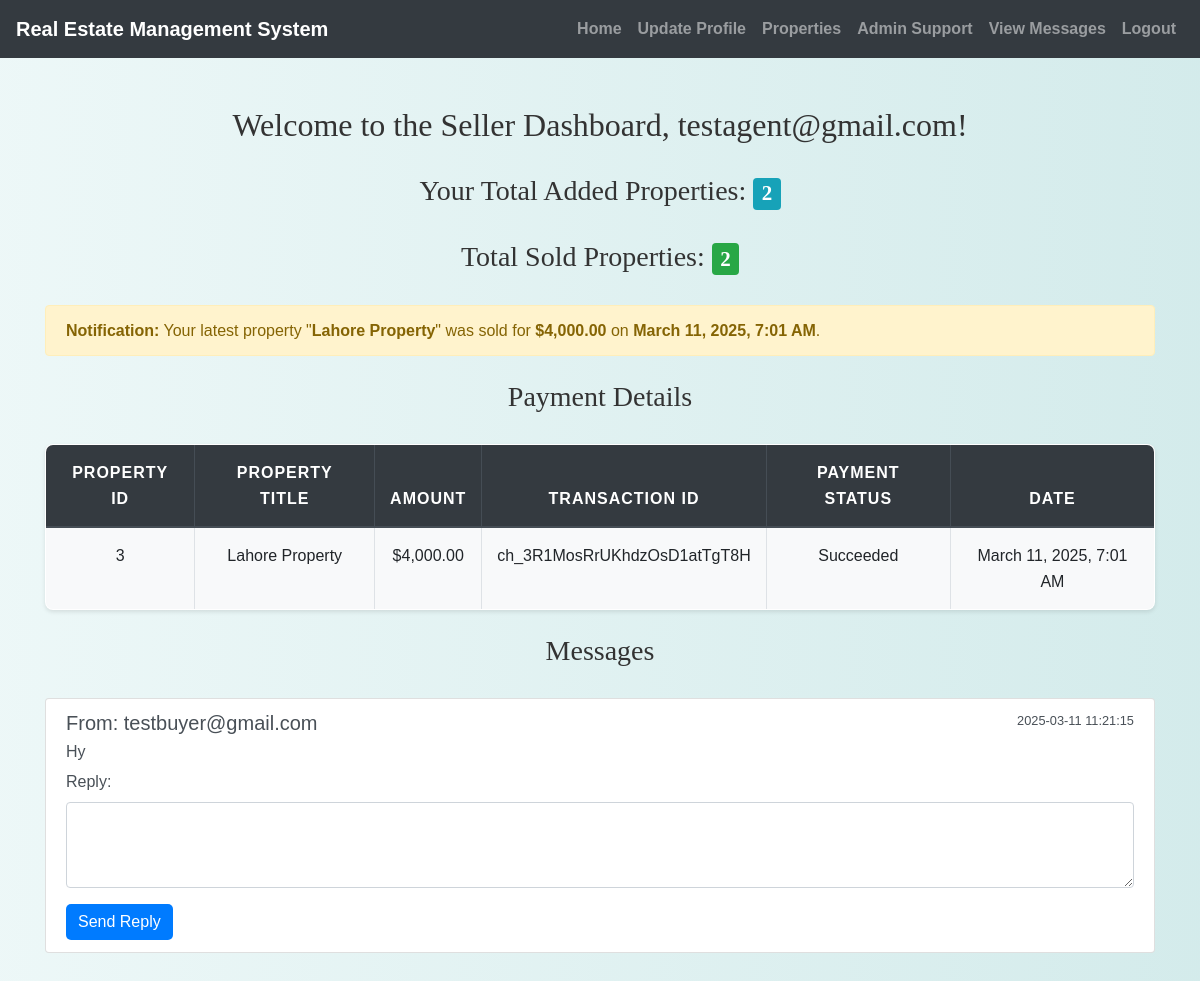
The page /seller/seller_dashboard.php (signed in) on the database its author committed.
### tables this page shows
CREATE TABLE `payments` (
  `payment_id` int(11) NOT NULL,
  `buyer_id` int(11) NOT NULL,
  `property_id` int(11) NOT NULL,
  `amount` decimal(10,2) NOT NULL,
  `transaction_id` varchar(255) NOT NULL,
  `payment_status` enum('Succeeded','Failed') NOT NULL,
  `payment_date` timestamp NOT NULL DEFAULT current_timestamp()
);

CREATE TABLE `properties` (
  `property_id` int(11) NOT NULL,
  `user_id` int(11) DEFAULT NULL,
  `title` varchar(255) NOT NULL,
  `description` text NOT NULL,
  `location` varchar(255) NOT NULL,
  `price` decimal(10,2) NOT NULL,
  `property_type` enum('rent','sale') NOT NULL,
  `amenities` text DEFAULT NULL,
  `image` varchar(255) DEFAULT NULL,
  `bedrooms` int(11) NOT NULL,
  `latitude` decimal(10,8) NOT NULL,
  `longitude` decimal(11,8) NOT NULL,
  `status` enum('Active','Sold') DEFAULT 'Active'
);

CREATE TABLE `messages` (
  `id` int(11) NOT NULL,
  `sender_id` int(11) NOT NULL,
  `receiver_id` int(11) NOT NULL,
  `message_text` text DEFAULT NULL,
  `sent_datetime` datetime DEFAULT current_timestamp(),
  `reply_text` text DEFAULT NULL,
  `reply_datetime` datetime DEFAULT NULL
);

CREATE TABLE `users` (
  `id` int(11) NOT NULL,
  `username` varchar(50) NOT NULL,
  `password` varchar(255) NOT NULL,
  `email` varchar(100) NOT NULL,
  `phone` varchar(20) NOT NULL,
  `age` int(11) DEFAULT NULL,
  `bio` text DEFAULT NULL,
  `expertise` varchar(255) DEFAULT NULL,
  `user_type` varchar(50) DEFAULT NULL,
  `status` enum('Pending','Approved') NOT NULL DEFAULT 'Pending'
);

### seller/seller_dashboard.php (the view, shortened to what this page needs)
<?php
include('config.php');
$sql = "SELECT COUNT(*) AS total_properties FROM Properties WHERE user_id = ?";
if ($stmt = mysqli_prepare($conn, $sql)) {
    mysqli_stmt_bind_param($stmt, "i", $_SESSION["id"]);
    mysqli_stmt_execute($stmt);
    $result = mysqli_stmt_get_result($stmt);
    $row = mysqli_fetch_assoc($result);
    $total_properties = $row['total_properties'];
}
$sql = "SELECT COUNT(*) AS total_sold FROM Properties WHERE user_id = ? AND status = 'Sold'";
if ($stmt = mysqli_prepare($conn, $sql)) {
    mysqli_stmt_bind_param($stmt, "i", $_SESSION["id"]);
    mysqli_stmt_execute($stmt);
    $result = mysqli_stmt_get_result($stmt);
    $row = mysqli_fetch_assoc($result);
    $total_sold = $row['total_sold'];
} else {
    $total_sold = 0;
}
$sql = "SELECT p.property_id, p.title, py.amount, py.transaction_id, py.payment_status, py.payment_date
        FROM Payments py
        JOIN Properties p ON py.property_id = p.property_id
        WHERE p.user_id = ?
        ORDER BY py.payment_date DESC";
if ($stmt = mysqli_prepare($conn, $sql)) {
    mysqli_stmt_bind_param($stmt, "i", $_SESSION["id"]);
    mysqli_stmt_execute($stmt);
    $result = mysqli_stmt_get_result($stmt);
    $payments = mysqli_fetch_all($result, MYSQLI_ASSOC);
}
$sql = "SELECT p.title, py.amount, py.payment_date
        FROM Payments py
        JOIN Properties p ON py.property_id = p.property_id
        WHERE p.user_id = ?
        ORDER BY py.payment_date DESC LIMIT 1";
if ($stmt = mysqli_prepare($conn, $sql)) {
    mysqli_stmt_bind_param($stmt, "i", $_SESSION["id"]);
    mysqli_stmt_execute($stmt);
    $result = mysqli_stmt_get_result($stmt);
    $latest_sold = mysqli_fetch_assoc($result);
}
$sql = "SELECT m.*, u.email AS sender_email FROM messages m
        JOIN users u ON m.sender_id = u.id
        WHERE receiver_id = ? ORDER BY sent_datetime DESC";
if ($stmt = mysqli_prepare($conn, $sql)) {
    mysqli_stmt_bind_param($stmt, "i", $_SESSION["id"]);
    mysqli_stmt_execute($stmt);
    $result = mysqli_stmt_get_result($stmt);
    $messages = mysqli_fetch_all($result, MYSQLI_ASSOC);
}
?>
<!DOCTYPE html>
<html>
<head>
    <link rel="stylesheet" href="https://maxcdn.bootstrapcdn.com/bootstrap/4.5.2/css/bootstrap.min.css">
    <link rel="stylesheet" href="./css/style.css">
</head>
<body>
<?php include('navbar.php'); ?>
    <div class="container mt-5 mb-5">
        <h2>Welcome to the Seller Dashboard, <?php echo htmlspecialchars($_SESSION["email"]); ?>!</h2>
        <h3 class="mt-4">Your Total Added Properties:
            <span class="badge badge-info"><?php echo $total_properties; ?></span>
        </h3>
        <h3 class="mt-4">Total Sold Properties:
            <span class="badge badge-success"><?php echo $total_sold; ?></span>
        </h3>
        <?php if ($latest_sold) : ?>
            <div class="alert alert-warning mt-4">
                <strong>Notification:</strong> Your latest property "<b><?php echo htmlspecialchars($latest_sold['title']); ?></b>"
                was sold for <b>$<?php echo number_format($latest_sold['amount'], 2); ?></b> on
                <b><?php echo date("F j, Y, g:i A", strtotime($latest_sold['payment_date'])); ?></b>.
            </div>
        <?php endif; ?>
        <h3 class="mt-4">Payment Details</h3>
        <table class="table table-bordered">
            <thead class="thead-dark">
                <tr>
                    <th>Property ID</th>
                    <th>Property Title</th>
                    <th>Amount</th>
                    <th>Transaction ID</th>
                    <th>Payment Status</th>
                    <th>Date</th>
                </tr>
            </thead>
            <tbody>
                <?php foreach ($payments as $payment) : ?>
                    <tr>
                        <td><?php echo $payment['property_id']; ?></td>
                        <td><?php echo htmlspecialchars($payment['title']); ?></td>
                        <td>$<?php echo number_format($payment['amount'], 2); ?></td>
                        <td><?php echo htmlspecialchars($payment['transaction_id']); ?></td>
                        <td><?php echo htmlspecialchars($payment['payment_status']); ?></td>
                        <td><?php echo date("F j, Y, g:i A", strtotime($payment['payment_date'])); ?></td>
                    </tr>
                <?php endforeach; ?>
            </tbody>
        </table>
        <h3 class="mt-4">Messages</h3>
        <div class="list-group">
            <?php foreach ($messages as $message) : ?>
                <div class="list-group-item list-group-item-action">
                    <div class="d-flex w-100 justify-content-between">
                        <h5 class="mb-1">From: <?php echo htmlspecialchars($message['sender_email']); ?></h5>
                        <small><?php echo htmlspecialchars($message['sent_datetime']); ?></small>
                    </div>
                    <p class="mb-1"><?php echo htmlspecialchars($message['message_text']); ?></p>
                    <?php if (empty($message['reply_text'])) : ?>
                        <form action="seller_dashboard.php" method="post">
                            <div class="form-group">
                                <label for="reply_text">Reply:</label>
                                <textarea class="form-control" id="reply_text" name="reply_text" rows="3" required></textarea>
                            </div>
                            <button type="submit" class="btn btn-primary">Send Reply</button>
                        </form>
                    <?php endif; ?>
                </div>
            <?php endforeach; ?>
        </div>
    </div>
</body>
</html>

### seller/css/style.css (style rules this page uses)
body { background: linear-gradient(90deg, rgba(233, 246, 246, 0.831), rgba(207, 233, 233, 0.9)); font-family: 'Arial', sans-serif; color: #333; line-height: 1.6; }
h1, h2, h3, h4 { text-align: center; margin-top: 30px; margin-bottom: 30px; font-family: 'Georgia', serif; }
.container { margin-bottom: 40px; }
.table { width: 100%; border-collapse: collapse; margin-top: 20px; font-size: 16px; background-color: #ffffff; border-radius: 8px; overflow: hidden; box-shadow: 0 2px 4px rgba(0, 0, 0, 0.1); }
.table th, .table td { padding: 15px; border: 1px solid #dee2e6; text-align: center; }
.table thead th { background-color: #004d4d; color: white; font-weight: bold; text-transform: uppercase; letter-spacing: 1px; }
.table tbody tr:nth-child(odd) { background-color: #f8f9fa; }
.btn-primary { color: #fff; border: none; border-radius: 5px; cursor: pointer; transition: background-color 0.3s ease; }

### rows shown on the page
payments: property.title "Lahore Property", amount "4,000.00", payment_date "March 11, 2025, 7:01 AM", property.property_id "3", transaction "ch_3R1MosRrUKhdzOsD1atTgT8H", payment_status "Succeeded"
messages: sender.email "testbuyer@gmail.com", sent_datetime "2025-03-11 11:21:15", message_text "Hy"

### other values the page prints
$_SESSION["email"] "testagent@gmail.com"
$total_properties "2"
$total_sold "2"
